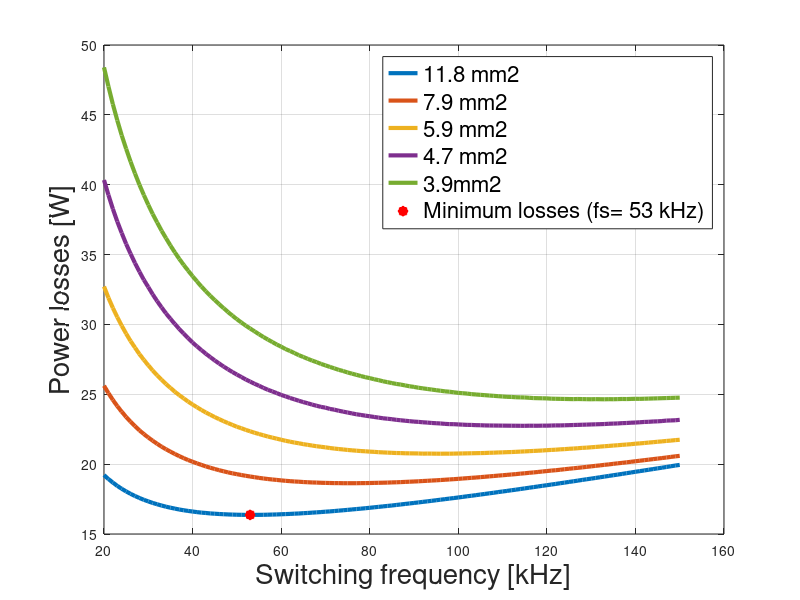

Here is the MATLAB script that generated this plot:
%% Common constans
Vd=230*0.9;
V0=385;

D=1-(Vd/V0); %Duty cycle
I_D_avg_10=10; %average load current
I_D_avg_7=7; %average load current
I_D_avg_6=6; %average load current
I_D_avg_5=5; %average load current
I_D_avg_4=4; %average load current
I_D_avg_3=3; %average load current
I_D_avg_2=2; %average load current

total_mos_diode_losses_10=zeros(131,1);
total_s_loss_mos_di_10=zeros(131,1);

total_mos_diode_losses_7=zeros(131,1);
total_s_loss_mos_di_7=zeros(131,1);

total_mos_diode_losses_6=zeros(131,1);
total_s_loss_mos_di_6=zeros(131,1);

total_mos_diode_losses_5=zeros(131,1);
total_s_loss_mos_di_5=zeros(131,1);

total_mos_diode_losses_4=zeros(131,1);
total_s_loss_mos_di_4=zeros(131,1);

total_mos_diode_losses_3=zeros(131,1);
total_s_loss_mos_di_3=zeros(131,1);

total_mos_diode_losses_2=zeros(131,1);
total_s_loss_mos_di_2=zeros(131,1);

counter=1;

 %For 10A 
 E_sl_mosfet_sic_10=62.742+61.219;
 E_sl_diode_sic_10=-6.531+7.4021;
 
 %For 7A 
 E_sl_mosfet_sic_7=33.668+43.59;
 E_sl_diode_sic_7=-7.3708+7.7226;
 
 %For 6A 
 E_sl_mosfet_sic_6=25.42+36.48;
 E_sl_diode_sic_6=-7.3893+7.7711;
 
 %For 5A 
 E_sl_mosfet_sic_5=19.203+31.37;
 E_sl_diode_sic_5=-7.4823+7.8823;
 
 %For 4A 
 E_sl_mosfet_sic_4=14.94+27.418;
 E_sl_diode_sic_4=-7.6926+7.8167;
 
 %For 3A 
 E_sl_mosfet_sic_3=12.345+22.843;
 E_sl_diode_sic_3=-7.7165+8.0197;
 
 %For 2A 
 E_sl_mosfet_sic_2=11.48+19.36;
 E_sl_diode_sic_2=-7.88+7.9;


 frequencies=20000:1000:150000;
 
for fs=20000:1000:150000
    disp('----------------------------------------------------------')
    disp(fs)
    %switching losses P_sl_mos_diode (I= 10 Ampere)

    P_sl_mosfet_sic_10=E_sl_mosfet_sic_10*10^(-6)*fs;
    P_sl_diode_sic_10=E_sl_diode_sic_10*10^(-6)*fs; 
    
    P_sl_mosfet_sic_7=E_sl_mosfet_sic_7*10^(-6)*fs;
    P_sl_diode_sic_7=E_sl_diode_sic_7*10^(-6)*fs;
    
    P_sl_mosfet_sic_6=E_sl_mosfet_sic_6*10^(-6)*fs;
    P_sl_diode_sic_6=E_sl_diode_sic_6*10^(-6)*fs;
    
    P_sl_mosfet_sic_5=E_sl_mosfet_sic_5*10^(-6)*fs;
    P_sl_diode_sic_5=E_sl_diode_sic_5*10^(-6)*fs;
    
    P_sl_mosfet_sic_4=E_sl_mosfet_sic_4*10^(-6)*fs;
    P_sl_diode_sic_4=E_sl_diode_sic_4*10^(-6)*fs;
    
    P_sl_mosfet_sic_3=E_sl_mosfet_sic_3*10^(-6)*fs;
    P_sl_diode_sic_3=E_sl_diode_sic_3*10^(-6)*fs;
    
    P_sl_mosfet_sic_2=E_sl_mosfet_sic_2*10^(-6)*fs;
    P_sl_diode_sic_2=E_sl_diode_sic_2*10^(-6)*fs;
    

    %%Mosfet Sic
    r_mosfet_sic=0.0875673907; %Sic 
    
    %10A
    I_L_avg_10=(I_D_avg_10*0.81)/(1-D);
    I_L_rms_10=I_L_avg_10/0.9;
    I_mos_rms_10=I_L_rms_10*sqrt(1-(1-D)*(1/0.81));
    P_on_mos_sic_10=I_mos_rms_10^2*r_mosfet_sic;
    
    %7A
    I_L_avg_7=(I_D_avg_7*0.81)/(1-D);
    I_L_rms_7=I_L_avg_7/0.9;
    I_mos_rms_7=I_L_rms_7*sqrt(1-(1-D)*(1/0.81));
    P_on_mos_sic_7=I_mos_rms_7^2*r_mosfet_sic;
    
    %6A
    I_L_avg_6=(I_D_avg_6*0.81)/(1-D);
    I_L_rms_6=I_L_avg_6/0.9;
    I_mos_rms_6=I_L_rms_6*sqrt(1-(1-D)*(1/0.81));
    P_on_mos_sic_6=I_mos_rms_6^2*r_mosfet_sic;
    
    %5A
    I_L_avg_5=(I_D_avg_5*0.81)/(1-D);
    I_L_rms_5=I_L_avg_5/0.9;
    I_mos_rms_5=I_L_rms_5*sqrt(1-(1-D)*(1/0.81));
    P_on_mos_sic_5=I_mos_rms_5^2*r_mosfet_sic;
    
    %4A
    I_L_avg_4=(I_D_avg_4*0.81)/(1-D);
    I_L_rms_4=I_L_avg_4/0.9;
    I_mos_rms_4=I_L_rms_4*sqrt(1-(1-D)*(1/0.81));
    P_on_mos_sic_4=I_mos_rms_4^2*r_mosfet_sic;
    
    %3A
    I_L_avg_3=(I_D_avg_3*0.81)/(1-D);
    I_L_rms_3=I_L_avg_3/0.9;
    I_mos_rms_3=I_L_rms_3*sqrt(1-(1-D)*(1/0.81));
    P_on_mos_sic_3=I_mos_rms_3^2*r_mosfet_sic;
    
    %2A
    I_L_avg_2=(I_D_avg_2*0.81)/(1-D);
    I_L_rms_2=I_L_avg_2/0.9;
    I_mos_rms_2=I_L_rms_2*sqrt(1-(1-D)*(1/0.81));
    P_on_mos_sic_2=I_mos_rms_2^2*r_mosfet_sic;
    

    %%Diode Sic
    r_on_diode_sic=0.03585; %Si
    V_f_sic=0.8081; %Si
    
    %10A
    I_D_rms_10=I_L_rms_10*sqrt((1-D)*(1/0.81));
    P_on_diode_sic_10=V_f_sic*I_D_avg_10+r_on_diode_sic*I_D_rms_10^2;
   
    %7A
    I_D_rms_7=I_L_rms_7*sqrt((1-D)*(1/0.81));
    P_on_diode_sic_7=V_f_sic*I_D_avg_7+r_on_diode_sic*I_D_rms_7^2;
    
    %4A
    I_D_rms_4=I_L_rms_4*sqrt((1-D)*(1/0.81));
    P_on_diode_sic_4=V_f_sic*I_D_avg_4+r_on_diode_sic*I_D_rms_4^2;
   
    %2A
    I_D_rms_2=I_L_rms_2*sqrt((1-D)*(1/0.81));
    P_on_diode_sic_2=V_f_sic*I_D_avg_2+r_on_diode_sic*I_D_rms_2^2;
    
    %3A
    I_D_rms_3=I_L_rms_3*sqrt((1-D)*(1/0.81));
    P_on_diode_sic_3=V_f_sic*I_D_avg_3+r_on_diode_sic*I_D_rms_3^2;
    
    %5A
    I_D_rms_5=I_L_rms_5*sqrt((1-D)*(1/0.81));
    P_on_diode_sic_5=V_f_sic*I_D_avg_5+r_on_diode_sic*I_D_rms_5^2;
    
    %6A
    I_D_rms_6=I_L_rms_6*sqrt((1-D)*(1/0.81));
    P_on_diode_sic_6=V_f_sic*I_D_avg_6+r_on_diode_sic*I_D_rms_6^2;

    p_tot_mosfet_10=P_sl_mosfet_sic_10+P_on_mos_sic_10;
    p_tot_mosfet_7=P_sl_mosfet_sic_7+P_on_mos_sic_7;
    p_tot_mosfet_4=P_sl_mosfet_sic_4+P_on_mos_sic_4;
    p_tot_mosfet_2=P_sl_mosfet_sic_2+P_on_mos_sic_2;
    p_tot_mosfet_3=P_sl_mosfet_sic_3+P_on_mos_sic_3;
    p_tot_mosfet_5=P_sl_mosfet_sic_5+P_on_mos_sic_5;
    p_tot_mosfet_6=P_sl_mosfet_sic_6+P_on_mos_sic_6;

    p_tot_diode_10=P_sl_diode_sic_10+P_on_diode_sic_10;
    p_tot_diode_7=P_sl_diode_sic_7+P_on_diode_sic_7;
    p_tot_diode_4=P_sl_diode_sic_4+P_on_diode_sic_4;
    p_tot_diode_2=P_sl_diode_sic_2+P_on_diode_sic_2;
    p_tot_diode_3=P_sl_diode_sic_3+P_on_diode_sic_3;
    p_tot_diode_5=P_sl_diode_sic_5+P_on_diode_sic_5;
    p_tot_diode_6=P_sl_diode_sic_6+P_on_diode_sic_6;


    p_tot_sic_sic_10=p_tot_mosfet_10+p_tot_diode_10;
    p_tot_sic_sic_7=p_tot_mosfet_7+p_tot_diode_7;
    p_tot_sic_sic_4=p_tot_mosfet_4+p_tot_diode_4;
    p_tot_sic_sic_2=p_tot_mosfet_2+p_tot_diode_2;
    p_tot_sic_sic_3=p_tot_mosfet_3+p_tot_diode_3;
    p_tot_sic_sic_5=p_tot_mosfet_5+p_tot_diode_5;
    p_tot_sic_sic_6=p_tot_mosfet_6+p_tot_diode_6;
  
    
    total_s_loss_mos_di_10(counter)=P_sl_diode_sic_10+P_sl_mosfet_sic_10;
    total_mos_diode_losses_10(counter)=p_tot_sic_sic_10; 
    
    total_s_loss_mos_di_7(counter)=P_sl_diode_sic_7+P_sl_mosfet_sic_7;
    total_mos_diode_losses_7(counter)=p_tot_sic_sic_7; 
    
    total_s_loss_mos_di_4(counter)=P_sl_diode_sic_4+P_sl_mosfet_sic_4;
    total_mos_diode_losses_4(counter)=p_tot_sic_sic_4; 
    
    total_s_loss_mos_di_2(counter)=P_sl_diode_sic_2+P_sl_mosfet_sic_2;
    total_mos_diode_losses_2(counter)=p_tot_sic_sic_2; 
    
    total_s_loss_mos_di_3(counter)=P_sl_diode_sic_3+P_sl_mosfet_sic_3;
    total_mos_diode_losses_3(counter)=p_tot_sic_sic_3; 
    
    total_s_loss_mos_di_5(counter)=P_sl_diode_sic_5+P_sl_mosfet_sic_5;
    total_mos_diode_losses_5(counter)=p_tot_sic_sic_5; 
    
    total_s_loss_mos_di_6(counter)=P_sl_diode_sic_6+P_sl_mosfet_sic_6;
    total_mos_diode_losses_6(counter)=p_tot_sic_sic_6; 
    
    
    counter=counter+1; 
end



%Inductor losses

%10A
inductor_losses_10=[43.641688939495296, 42.08039249033523, 40.65424241874269, 39.30832973424822, 38.08577314041921, 36.934546779393344, 35.87401978342787, 34.877999017810424, 33.94380870954809, 33.06892923884667, 32.25099212326097, 31.467194997058833, 30.73666643456943, 30.037449428063518, 29.36853877182487, 28.748341711445317, 28.156019509376073, 27.571865762321526, 27.033007395564596, 26.519554914446616, 26.030759848396293, 25.54798781127517, 25.088898242559353, 24.670314979164704, 24.239091015003236, 23.847115917170704, 23.4593728939865, 23.092588499049214, 22.72963118547784, 22.386889178061228, 22.047594737610332, 21.727816842123342, 21.411131467218667, 21.113306970843524, 20.83388842864583, 20.54142685758825, 20.267062300850714, 20.010371079826015, 19.755844699852858, 19.503473753597813, 19.268104757376825, 19.03462600406236, 18.80302966237239, 18.587814538278263, 18.359841572171664, 18.162292650636022, 17.95197300780266, 17.757346853377772, 17.56412292608318, 17.372295996872328, 17.195639406242613, 17.00649042271444, 16.832308582686228, 16.67281140068595, 16.50090205208094, 16.34349258749729, 16.187079458702186, 16.031659378019555, 15.877229066532214, 15.723785253786598, 15.584236223018731, 15.445508173632389, 15.307598575924471, 15.170504907187402, 15.034224651488236, 14.898755299455953, 14.776560512080332, 14.655029308161545, 14.534159789997362, 14.413950065330125, 14.294398247186972, 14.175502453725443, 14.069330579155434, 13.95167459897989, 13.84661280411544, 13.74207404180789, 13.638056934518428, 13.534560108740274, 13.431582194889899, 13.32912182720169, 13.227177643625868, 13.137285713975812, 13.04779712866585, 12.94727676094029, 12.858643423736234, 12.77041041625423, 12.68257677688478, 12.595141546886449, 12.508103770315564, 12.432589512550841, 12.3462929863859, 12.260391173245303, 12.18586468123508, 12.10069898004174, 12.02681255085523, 11.953223193707991, 11.879930264320203, 11.806933120479831, 11.734231121996707, 11.661823630657748, 11.589710010183364, 11.517889626184965, 11.44636184612356, 11.385629386749688, 11.314641953769117, 11.254369250312616, 11.183919977380986, 11.124105135606458, 11.064500388722507, 11.005105330769336, 10.93568334879812, 10.876742531835914, 10.818010134030642, 10.759485754933236, 10.70116899539552, 10.643059457544759, 10.585156744758834, 10.527460461641931, 10.47991950400461, 10.422599304388031, 10.375368856275896, 10.318423401950092, 10.261682537725251, 10.214930290348432, 10.158562125615484, 10.112117522136895, 10.056120739735471, 10.009982665804875, 9.96398299248165, 9.918121486622011, 9.862828548670688];


%7A
inductor_losses_7=[25.95199442959612, 25.02938678440183, 24.180612114567683, 23.401841672410775, 22.672992713714578, 21.991794467359266, 21.356115178465185, 20.779573116070935, 20.213452363540423, 19.88435660762872, 19.24539263333032, 18.7804144898688, 18.322943014833495, 17.929520443421982, 17.597644957058325, 17.214646533374882, 16.81004333863884, 16.46528606662359, 16.191362931566736, 15.828976754422095, 15.53633615135267, 15.285508678227485, 15.024765352799285, 14.729624988299369, 14.524452476284743, 14.260202377647076, 14.059382441542528, 13.836548503080644, 13.604247870302258, 13.409586427011115, 13.20519056621868, 13.025791349997478, 12.848005771888172, 12.638054584719717, 12.497244608759397, 12.302140782529921, 12.141887286680678, 12.081025668846465, 11.8470583302329, 11.71212200861962, 11.588822071688622, 11.413700047057876, 11.313381546845877, 11.151366698851215, 11.021697338263543, 10.923657375122259, 10.785593940598297, 10.668796144223839, 10.572829054771692, 10.437692372002159, 10.352959926457487, 10.258865976221578, 10.126373476127688, 10.02396692385438, 9.960685344608597, 9.830727045437262, 9.739767561126813, 9.67766565939156, 9.559500166400106, 9.488824582582568, 9.409214912913848, 9.330041852247842, 9.251304046969807, 9.145663415594672, 9.067943147962305, 8.990653743749643, 8.913793886233664, 8.855179524361837, 8.787942941670606, 8.721038772819867, 8.663252332912812, 8.570756338044141, 8.496249245467071, 8.448077545963853, 8.451882784602894, 8.33511138618221, 8.244903790073561, 8.189183001161473, 8.133706269811677, 8.078472964160282, 8.031848965903327, 7.960410240887813, 7.914227355404376, 7.851711046118623, 7.838849291688327, 7.760333414240569, 7.690462737503597, 7.653405863313852, 7.624555666227708, 7.539392653883962, 7.502805467594433, 7.450373443906102, 7.3981771789553985, 7.401668970844197, 7.318113367483729, 7.266513422872661, 7.230781294256096, 7.17957673298776, 7.183001720608825, 7.186435426992722, 7.065828031488924, 7.030730167266631, 6.988086950029684, 6.937987627288612, 6.941337538661554, 6.944695564545532, 6.826700903961772, 6.814938795000207, 6.765633127565679, 6.768930946973922, 6.772236444719831, 6.67096743274067, 6.629725656005476, 6.588646049235154, 6.547728274656068, 6.521610848116531, 6.480957206480776, 6.440464494295654, 6.421868661450938, 6.3816094029600805, 6.348708317970181, 6.337470319492317, 6.297545216907877, 6.272061210462034, 6.225281987311011, 6.199981902280932, 6.174746379051087, 6.149575297008963, 6.110400084644411, 6.085393563719709, 6.0534609532435];

%4A
inductor_losses_4=[11.74321428345213, 11.300585074723415, 10.93026458997509, 10.588009539943513, 10.252864384938219, 9.972788682943103, 9.678886826593395, 9.418492475235649, 9.180941354695356, 8.947335983670536, 8.73528168457027, 8.543916902796223, 8.346728004692954, 8.160962019220648, 7.994554909608231, 7.838587617338881, 7.676482738604241, 7.532587116195731, 7.390443805975009, 7.257867284740329, 7.126830941120869, 7.0126304406310656, 6.899610727243551, 6.787764477186127, 6.6770845186685674, 6.5896190560475585, 6.466463906466641, 6.373561780559614, 6.295798828480438, 6.190309405369771, 6.113972719774251, 6.024320262981981, 5.949284396414328, 5.888533465257182, 5.794196947309328, 5.727709031862667, 5.655018300099214, 5.589534652466965, 5.524525277137465, 5.459987977663152, 5.402408688587855, 5.34520625650791, 5.281976602453838, 5.244660173790194, 5.175843471639354, 5.1201320390537965, 5.077269413929981, 5.022209610704211, 4.986020706695743, 4.931565360910715, 4.877473603815929, 4.8358538816695065, 4.794447918013227, 4.747260851276, 4.706311518102199, 4.6715042333159245, 4.630945072379586, 4.608229175838727, 4.550455273908063, 4.516333214884319, 4.488149764005626, 4.454300711699679, 4.409133360542412, 4.375634041092071, 4.342282510608186, 4.314730763559061, 4.28164721119901, 4.248710050675205, 4.221497903995739, 4.194384065946697, 4.161831381449542, 4.134934225248368, 4.108134339448765, 4.081431405281871, 4.0602775900117285, 4.028315167195269, 4.001901275325355, 3.9755831586506303, 3.960102228295628, 3.9285806085672017, 3.907858585978208, 3.8818790482876593, 3.861288317343676, 3.851325750441759, 3.815016425337193, 3.7946130561593794, 3.7742664048558145, 3.753976296966707, 3.738940348958112, 3.7135650444392807, 3.6934435812833275, 3.6785276188317737, 3.6533682283304407, 3.633414054188546, 3.6339499021232164, 3.5987574243312923, 3.5840274154410823, 3.564262348098709, 3.5495991102628377, 3.5299279000392527, 3.535456886982522, 3.4957532261188096, 3.4812222492218385, 3.4667184571694913, 3.452241757037739, 3.4328337063532293, 3.418422214189953, 3.40403756132019, 3.389679668995697, 3.3753484617961527, 3.365945729504115, 3.3565516761027254, 3.3325142452611214, 3.3182890885949483, 3.308946862425071, 3.294763024341893, 3.2806054252866756, 3.266474014057409, 3.2571846872669634, 3.2430941472479873, 3.229029651589118, 3.2197777463312924, 3.205753837428529, 3.1965244111596895, 3.182540918755347, 3.1733337786600435, 3.1593905509541607, 3.150205521497915, 3.1363024244811077, 3.1271393467977227, 3.122696155156148];

%2A
inductor_losses_2=[4.684193004526896, 4.535222627587588, 4.4005407794217675, 4.279475848761519, 4.165921707671524, 4.054171303037673, 3.9548552709631517, 3.8674753973426976, 3.7812078823447894, 3.711420022924245, 3.6220731290082133, 3.553927088704224, 3.486479096980552, 3.4344206187561626, 3.363335388210838, 3.3074263127746995, 3.251991161852878, 3.201736874309453, 3.1565361451130367, 3.1116339269492777, 3.0670275925140684, 3.0272831882157147, 2.98776129667309, 2.9529684386338646, 2.913853973488899, 2.8794053572276104, 2.849537696702714, 2.819773706374312, 2.7901122511984475, 2.756198188498524, 2.73109327233852, 2.7017343172567725, 2.6853509456968134, 2.6561190049737586, 2.639758866487499, 2.606413799819067, 2.598544348160739, 2.5737491046634036, 2.549007833732027, 2.5243205568309284, 2.5038442962848717, 2.487532369262048, 2.4712119890767434, 2.450759325950366, 2.438544787276264, 2.4221975890054246, 2.4058411789542564, 2.397644661409191, 2.37717113489017, 2.3607752404340223, 2.3484215412801746, 2.3360393980606293, 2.323628712895569, 2.3111894301766336, 2.2987215350509578, 2.2942656954415295, 2.289768535592343, 2.265148636404649, 2.2565574018656203, 2.247926207595934, 2.235263409903604, 2.2305435568535246, 2.217807893671785, 2.209019980697245, 2.2001919639433276, 2.1952960616391177, 2.2062960934490223, 2.177431489821239, 2.172403486833248, 2.1713010840160414, 2.1503354629122784, 2.1491302786339044, 2.1360195182960053, 2.130770861789473, 2.1254782034342212, 2.1240920773827514, 2.1226663798536345, 2.1172409643480172, 2.0999222502747266, 2.094409776156368, 2.088853375168373, 2.0832530957066044, 2.0776089993334095, 2.071921160436907, 2.070130268144008, 2.064354221009676, 2.0585346398394155, 2.0526716466696633, 2.0507065137414964, 2.0526505678966256, 2.038761950199564, 2.0366671647353343, 2.03058611372063, 2.0284061845465287, 2.026185398371797, 2.0199733165567046, 2.01766749466381, 2.015320799437055, 2.012933218279971, 2.0065470604256115, 2.0040747627185125, 2.001561653069502, 1.999007747155357, 1.9964130672508043, 1.993777642090017, 1.991101506731557, 1.9883847024266488, 1.9856272764906686, 1.9828292821777436, 1.9799907785583444, 1.9850894072019805, 1.9741925080495497, 1.9792189663039714, 1.9722254072944256, 1.9771921912552297, 1.9661092284206845, 1.9669944455619515, 1.9758861482589611, 1.9606418613684375, 1.957405854486006, 1.9581455246690964, 1.954831763857013, 1.9514785141717121, 1.9521108737290793, 1.9527120151404582, 1.9492434041500926, 1.9457356913838841, 1.9462296355773503, 1.9426451066988066, 1.943069906726274, 1.9475235490747693];

%3A
inductor_losses_3=[7.899512783659338, 7.628916537513341, 7.3881105558402655, 7.160023824497824, 6.9441277441010545, 6.7473815870439555, 6.568911610683392, 6.407923888148137, 6.2423723073797746, 6.093545934654452, 5.967672685995968, 5.816256991649174, 5.69404674136907, 5.580075417740288, 5.467544438110544, 5.362890790990014, 5.259493259014753, 5.16363957454161, 5.081337800685163, 4.987506817368103, 4.906945025518669, 4.827182441291026, 4.754196375326189, 4.681881696754753, 4.610234102194344, 4.545069018679731, 4.480456544503953, 4.422116549537312, 4.358549029875765, 4.32371049810811, 4.249786814844416, 4.198778431889952, 4.148124859986812, 4.0978241521671155, 4.0533054127702, 4.003664934119344, 3.9597279024486265, 3.9267178875568405, 3.877956235376171, 3.840053813877759, 3.797123383534279, 3.76485449565183, 3.732730341259125, 3.6904558960508003, 3.6586692096009066, 3.621935392651921, 3.590457707985758, 3.5591208317407395, 3.527924115228262, 3.5018553458583295, 3.47091193144766, 3.4450496455864026, 3.4143574015949762, 3.3886996013497224, 3.363133121248019, 3.3376575477981563, 3.3122724949618423, 3.2917972176880386, 3.2665716146040094, 3.251006681754557, 3.221151315639043, 3.2009196219701663, 3.18074015588185, 3.160612653763639, 3.140536870948444, 3.120512581124628, 3.100539575769388, 3.0806176636023777, 3.06074667005855, 3.0455502470931215, 3.0257645836542544, 3.010625763890626, 3.0000994434872426, 2.9758429868560707, 2.9607836936830663, 2.9502973978916893, 2.9352712875348095, 2.920267312127499, 2.9098060341327825, 2.890325341095302, 2.8708943680765246, 2.860470741147726, 2.8455760180537766, 2.830702932754657, 2.815851437050969, 2.805460510932179, 2.790640311989597, 2.78026171319513, 2.7698855993910407, 2.7551060624873034, 2.7447418538700665, 2.7343799113445635, 2.7284043185790763, 2.7092903856396098, 2.6989421664875373, 2.6885960078534685, 2.678251867161119, 2.667909707796454, 2.6575694989740386, 2.651559113195826, 2.641215254860422, 2.6308732587468246, 2.6205331159055665, 2.6101948226039586, 2.604153299575512, 2.593811085269123, 2.5877550706439902, 2.5774088591695605, 2.567064490868134, 2.5609879330392604, 2.550639549935916, 2.544548162968911, 2.538447780982584, 2.5280894697114986, 2.5219741074579307, 2.5158496504662047, 2.5054814480872825, 2.499341924829269, 2.4931932379150696, 2.4870353620322385, 2.4766515025536786, 2.470478521299895, 2.4642963203931085, 2.458104886569067, 2.4519042093978047, 2.449894098772597, 2.4394750971599573, 2.433246654950804, 2.4270089550124845, 2.4207620003419166, 2.4145057964796397];

%5A
inductor_losses_5=[16.025010823605168, 15.463264742228462, 14.93979482015083, 14.4527272047085, 14.012341439635248, 13.604501392670764, 13.216150411372702, 12.85791376131277, 12.517307561219436, 12.204663688861968, 11.908014789891228, 11.626790914726929, 11.360450069865516, 11.108477428797057, 10.870384578225126, 10.645708798793276, 10.424100398950532, 10.225094065798396, 10.028592613683928, 9.844120933918138, 9.6618825866926, 9.49118021262107, 9.331674226009556, 9.173927643464397, 9.026947763538663, 8.88151061102514, 8.746442058690901, 8.612716668021285, 8.480327021874086, 8.357843802376408, 8.245017000145516, 8.124754102352815, 8.01398092153735, 7.912469118948772, 7.803580903194136, 7.703802982185765, 7.604851902584785, 7.51473238397786, 7.42530347452186, 7.336562085167941, 7.248505168363074, 7.168899476545873, 7.082141911179302, 7.0037144476875035, 6.933450241411946, 6.856082004406007, 6.786769335408586, 6.7104519103975875, 6.649487864007461, 6.581515576966738, 6.513986640309003, 6.4541648475639715, 6.387469591008132, 6.3355683512082885, 6.269652983583799, 6.211263656084683, 6.16027242239902, 6.102528551376061, 6.052101882758512, 5.994999113154989, 5.9451330792897386, 5.895527763258166, 5.846182306344948, 5.803889334063659, 5.755024967795031, 5.70641803848622, 5.664758396379299, 5.623288072436181, 5.575377014443411, 5.534314079964183, 5.493438664893404, 5.452750207122796, 5.418755866227619, 5.378409369855162, 5.338248251525129, 5.3046941312353075, 5.264872041392088, 5.231600884139235, 5.1921159784759014, 5.1591261427904405, 5.1262639581638, 5.093529071324518, 5.0609211352823955, 5.0284398091677485, 4.996084758075445, 4.9638556529135585, 4.937896379064875, 4.90589360930396, 4.874015864965564, 4.848338450033593, 4.822741523309768, 4.791188089583153, 4.765770873410039, 4.740433480128935, 4.709202085763984, 4.68404304770729, 4.658963205291902, 4.633962363679339, 4.609040331803477, 4.584196922287035, 4.559431951360213, 4.534745238781416, 4.515956138149512, 4.491406236600184, 4.466934090975355, 4.442539534291961, 4.423970306263878, 4.399711325636298, 4.381244134756281, 4.357120163369638, 4.338754502919454, 4.314764996337182, 4.296500380729872, 4.278279072165937, 4.260100965177089, 4.236359834882823, 4.218281879969182, 4.200246816502031, 4.182254547935279, 4.164304979825893, 4.146398019794659, 4.12853357748778, 4.110711564539348, 4.09293189453459, 4.075194482973932, 4.057499247237803, 4.039846106552199, 4.027672883403003, 4.010089722112548, 3.992548430525213, 3.980449815819485];

%6A
inductor_losses_6=[20.791349877812014, 20.04353296686118, 19.373355845658395, 18.747370904501814, 18.163500424018135, 17.619797656328807, 17.114442036154536, 16.645734647023836, 16.212093939064026, 15.799019785487584, 15.405777566281431, 15.04427583781409, 14.688425883802491, 14.362635604191427, 14.05371019903141, 13.761093985967058, 13.47252694738108, 13.211123296511488, 12.953086173891224, 12.709676842943228, 12.48045001738676, 12.253962427688542, 12.041087105349847, 11.841430633302998, 11.64396366924309, 11.448673417502368, 11.276403650754908, 11.095517355732982, 10.926764117895194, 10.769825379399661, 10.614372066976642, 10.460396581027375, 10.317733415949874, 10.176350129872052, 10.036240501872715, 9.906982670248643, 9.77881786757655, 9.65174105847201, 9.535095380129528, 9.419373548751937, 9.304571539421227, 9.199818204211514, 9.086770645191288, 8.983623919155747, 8.890173893521814, 8.788487204339347, 8.696364338543598, 8.604871001411267, 8.514004775885622, 8.423763266493665, 8.342715380776259, 8.253656766089218, 8.173674432257648, 8.094195290394394, 8.015217550639525, 7.945044363058277, 7.86701130741562, 7.797679735105521, 7.728743400398951, 7.660200994431924, 7.592051221024388, 7.5242927962645565, 7.456924448109005, 7.397876877663926, 7.339130366142916, 7.2728327843525715, 7.214725867547615, 7.156917172600395, 7.099405802813405, 7.0498816495995955, 6.992922394802425, 6.936257916948998, 6.887464320650655, 6.838890084565787, 6.7830257095409, 6.734922297838438, 6.687036354887768, 6.639367285314925, 6.591914499974584, 6.544677415783, 6.504961664155096, 6.458120705621383, 6.411493798661803, 6.372291575850179, 6.333240987856549, 6.287186277144719, 6.248465646652656, 6.209895459204097, 6.171475341373254, 6.1332049239659465, 6.095083841918436, 6.057111734199088, 6.019288243712756, 5.981613017207777, 5.950992078281292, 5.913584888871994, 5.876324969563997, 5.84604146851497, 5.809047752228932, 5.778980530763388, 5.7490100937784465, 5.712399900830538, 5.68264426667933, 5.652984736394792, 5.6234210977176495, 5.593953140990345, 5.564580659103015, 5.535303447440786, 5.506121303832341, 5.477034028499729, 5.4480414240093635, 5.4191432952241625, 5.396836442671292, 5.368105092907794, 5.339467673278666, 5.317361480243786, 5.288889840084823, 5.266911251603315, 5.238604759693757, 5.2167532317905785, 5.188611271963753, 5.166886274897447, 5.145216233614483, 5.117309263208136, 5.09576500027546, 5.074275347863903, 5.052840198645585, 5.03145944675013, 5.003927208526079, 4.982671065790308, 4.961468997483369];
%---------------------------------------------------------------------------------------%
total_inductor_losses_Jrms2=[66.75789836097397, 64.75368933700379, 62.93542270508557, 61.22061191767614, 59.67842443968341, 58.22977428637061, 56.90691679884769, 55.6702179117663, 54.51685215469364, 53.44419805621341, 52.44983195633406, 51.49784185622926, 50.62047410584931, 49.78271192429821, 48.98359831300887, 48.2547440806856, 47.56227780393582, 46.873385506151045, 46.25165395660117, 45.66413282245215, 45.11019096186192, 44.55798665890908, 44.03856551398603, 43.582301476503176, 43.095943231005066, 42.67178113914498, 42.247982825440396, 41.854897677360896, 41.461897692962225, 41.099100578706945, 40.73614053446144, 40.402927013520625, 40.06933118334766, 39.76507793246082, 39.48990477089841, 39.184412508335015, 38.90783441199609, 38.6599439731384, 38.41117262997907, 38.16151925663688, 37.94023668520987, 37.7179570453476, 37.49468026126931, 37.29951757541749, 37.07419688197043, 36.905929100718765, 36.707505128883966, 36.53695707265535, 36.365255854032796, 36.19240270112648, 36.04728384192621, 35.87210182218363, 35.72460941907633, 35.60475379767716, 35.454857385485866, 35.3325758360261, 35.2090798819061, 35.08437068468633, 34.95845005339447, 34.83132042269696, 34.731760108092246, 34.63098938444913, 34.52900934195902, 34.42582158792728, 34.321428230448994, 34.21583186268202, 34.13783574505294, 34.0586554029223, 33.97829186982216, 33.89674658175369, 33.814021365373776, 33.730118426585406, 33.67392846644714, 33.58768681098038, 33.52919635754624, 33.46956986141013, 33.40880851112517, 33.34691379329501, 33.28388748453455, 33.21973164368295, 33.1544486042574, 33.117125091727175, 33.07873170043126, 33.01011673152037, 32.969552690113446, 32.92792202808692, 32.88522601485721, 32.8414661318515, 32.7966440673093, 32.7800995073785, 32.7331870461896, 32.68521784371453, 32.665631697957515, 32.61558228430826, 32.59398895737476, 32.57141507026685, 32.54786146773257, 32.52332914737431, 32.49781925625168, 32.47133308757297, 32.443872077472044, 32.41543780186758, 32.38603197340177, 32.38553238895964, 32.35422462808555, 32.3519152248328, 32.318711037929624, 32.31459508406039, 32.309603048147466, 32.303735444969746, 32.26678997194736, 32.259123734531464, 32.250584725386176, 32.24117386664901, 32.23089217662016, 32.219740767882676, 32.20772084546555, 32.194833705047984, 32.21166142038305, 32.19708839844902, 32.212340077478125, 32.19608484589768, 32.17896885769328, 32.191828995924624, 32.17303812440972, 32.18432801923462, 32.16386749225386, 32.17359026450467, 32.182560150184415, 32.19077757926843, 32.167033118369936];

total_inductor_losses_Jrms3=[105.12184462184109, 101.63966599104636, 98.4277754336386, 95.47321600508128, 92.7640442705066, 90.22740701869108, 87.85627430884911, 85.64406568592119, 83.58463478342085, 81.67225513635213, 79.90160713069227, 78.21115964406863, 76.5984572430014, 75.0611573040602, 73.6515564636943, 72.3117593285283, 71.03982941323432, 69.78113181531596, 68.64004270030404, 67.50981245463299, 66.49287008425375, 65.48467470384155, 64.53553063043157, 63.59411635415205, 62.7099016028288, 61.881613329984155, 61.05928091046175, 60.29126739579621, 59.52840057247455, 58.81836549894163, 58.16014635908644, 57.505672051262714, 56.854918995979034, 56.25439520390583, 55.65697076682471, 55.0626274837686, 54.5170717404221, 53.9740357644784, 53.47874977485709, 52.98547744285757, 52.494206652782474, 52.004926439440204, 51.56198769382712, 51.1205904937535, 50.724707115511194, 50.28616478476877, 49.892740191730375, 49.50044530429467, 49.152541907648825, 48.762309146119335, 48.416123814836055, 48.070712486837316, 47.72607044902193, 47.424688837191475, 47.081417824036905, 46.78111361744918, 46.4812772351908, 46.1819054325122, 45.924834041851305, 45.62625087500443, 45.36972306228084, 45.11340917795282, 44.85730678702171, 44.60141383753046, 44.34572864843916, 44.13132776787967, 43.8759438774287, 43.661646004136486, 43.44735449340238, 43.2330678566426, 43.01878489267835, 42.80450467935641, 42.63069874510206, 42.4163338483393, 42.242290375137586, 42.02783824155737, 41.85355368575308, 41.679115445534904, 41.50452282105741, 41.32977531837875, 41.15487264399615, 41.01967832973232, 40.844397999344466, 40.708716868748496, 40.533057992452505, 40.3968879413861, 40.26045145198866, 40.12374801727154, 39.986777279608354, 39.84953902713846, 39.71203319027198, 39.57425983829253, 39.43621917605369, 39.297911540765796, 39.19860143745646, 39.059713920304056, 38.95975563699251, 38.82028916147728, 38.71968224693718, 38.618739638853995, 38.51746110669777, 38.41584651949261, 38.2748664111936, 38.172604439281045, 38.10898656677525, 38.00602836725549, 37.90273487840501, 37.79910652365732, 37.69514381215569, 37.629721012620365, 37.525063591751945, 37.458917741042704, 37.35356682059958, 37.286697737158974, 37.180655126506494, 37.113063198972156, 37.04510843502269, 36.93801744860148, 36.8693410285084, 36.80030204554328, 36.730900581852005, 36.66113677829112, 36.591010833345074, 36.52052300206682, 36.449673595041205, 36.37846297737046, 36.30689156768107, 36.23495983715142, 36.20137255248589, 36.12871306766396, 36.055694564983];

total_inductor_losses_Jrms4=[147.74274200027446, 142.5860763871462, 137.9415896784576, 133.6858694033643, 129.705459356947, 125.98827469567581, 122.52299497604496, 119.38869063812896, 116.30652977620917, 113.53629032644123, 110.89425771758053, 108.37617692519824, 105.97798439402152, 103.77775391440733, 101.68768591298293, 99.70440557544086, 97.74577303302249, 95.96752339300235, 94.28688352249354, 92.6248306864737, 91.05667770562157, 89.57986673901716, 88.11804317438576, 86.74429234592681, 85.45636191144939, 84.18027414760921, 82.9871505951865, 81.80442636540249, 80.70201416072415, 79.60866869627901, 78.52433943445385, 77.58553176924576, 76.58568113937676, 75.66084156074385, 74.74268051286961, 73.89745950252242, 73.05789487587737, 72.22395822539043, 71.46058642398228, 70.70191806433851, 69.94793040103733, 69.19860161765763, 68.5172549318445, 67.839738952782, 67.2286716543253, 66.55839242742087, 65.95382280079404, 65.35231338681105, 64.75385082719265, 64.21939013588225, 63.687324976895056, 63.097264399283205, 62.570251905358276, 62.045603845200844, 61.58281118765402, 61.062571570121904, 60.60362286656252, 60.1464571521888, 59.691067181264565, 59.29567423155139, 58.843561270582576, 58.45096240952539, 58.00210194447516, 57.612274040081, 57.2237156457967, 56.836421858062096, 56.45038804774909, 56.12207068319603, 55.73832768896551, 55.41189829509761, 55.08631781136608, 54.7615825970616, 54.38215945281385, 54.11463446715683, 53.79241530561117, 53.471028910197816, 53.15047264145122, 52.88541538536973, 52.56633254168661, 52.30242243443764, 52.039011309330355, 51.77609690471369, 51.51367710601937, 51.25174994201235, 50.99031358115343, 50.72936632806923, 50.46890662012543, 50.26217685108053, 50.002544275523604, 49.796388790468605, 49.53757779526346, 49.331990679782486, 49.0739966295271, 48.868972841529306, 48.66417536622717, 48.45960303021163, 48.255254754256, 48.0511295511974, 47.847226523873545, 47.64354486311353, 47.49185548600878, 47.2885054343739, 47.085374592877315, 46.93394395271733, 46.73114041996125, 46.57985404708295, 46.37737555419079, 46.226230512754505, 46.07511869632259, 45.873069263099254, 45.722095145882726, 45.57115236700929, 45.420240340119605, 45.26935853682928, 45.1185064855961, 44.96768377061331, 44.81689003072814, 44.66612495838456, 44.51538829858984, 44.36467984790393, 44.26414765221377, 44.11341899240618, 43.96271797343462, 43.86200130341959, 43.711278606288104, 43.6104238822225, 43.45967880675757, 43.358684517908, 43.20791670475917, 43.106781662952805, 42.95599108146886];

total_inductor_losses_Jrms5=[193.45595341262327, 186.751492207073, 180.47393304727086, 174.73636562072073, 169.51171586014064, 164.51871892666202, 160.00038922678706, 155.687653516147, 151.6946389708657, 147.8886330343865, 144.4985440354397, 141.0434914982572, 137.87101747777348, 134.85787140006897, 131.99883123950048, 129.39855955941678, 126.83167082564346, 124.4047994874749, 122.11370651325214, 119.84998482117865, 117.71658859401602, 115.70975786521423, 113.82595162323832, 111.961906752087, 110.21638050828145, 108.48832871717899, 106.87460177774501, 105.27623294232058, 103.78829605123201, 102.31376387320904, 100.94606126142409, 99.58996595180702, 98.24541746750901, 97.00352535801119, 95.77154022071139, 94.63917518949313, 93.42612988440473, 92.31121449395792, 91.29238058478398, 90.28056138901171, 89.18918931046835, 88.27783924906959, 87.28687426829553, 86.3875766736283, 85.4939924921282, 84.60609747481408, 83.8070649152593, 82.9299353009763, 82.14059483761127, 81.35582798737501, 80.73817667752446, 79.880712309557, 79.26981320594052, 78.50171912107703, 77.81760228649236, 77.13705393929209, 76.46006101883984, 75.78661081226204, 75.1945320667232, 74.60517895162072, 74.01854156990967, 73.43461030750238, 72.8533758241253, 72.27482904451882, 71.77464618363754, 71.27645369711163, 70.70518590154428, 70.21126579859424, 69.71931507201587, 69.2293272490063, 68.74129605398207, 68.32871347481716, 67.84426630167, 67.43468699743696, 66.953802100671, 66.54720593898126, 66.14196534183544, 65.66623103960887, 65.2639459449655, 64.93433380985611, 64.53447304656245, 64.13594732616711, 63.738752946001576, 63.413241250160496, 63.0184423934125, 62.694858575909294, 62.302442391097635, 61.98077439499459, 61.65995790653436, 61.33999026955027, 61.02086892314637, 60.702591399448096, 60.38515532141557, 60.068558400716725, 59.75279843565824, 59.43787330917203, 59.19142832696603, 58.87796276482004, 58.565326192948234, 58.32060338879154, 58.00941538305311, 57.7657810153576, 57.5226120548805, 57.21348259520591, 56.97139256700665, 56.72976341183115, 56.488593720650286, 56.247882141976326, 56.00762738068681, 55.76782819687658, 55.52848340473728, 55.28959187146322, 55.05115251618291, 54.813164308915205, 54.640366032994706, 54.40312367736891, 54.16632959945855, 53.9943129542048, 53.75825915948718, 53.586724584709984, 53.351407742235764, 53.18035168976022, 53.00948211595144, 52.77518804077124, 52.604792148371914, 52.37122803572905, 52.20130304274463, 52.09470581142998, 51.86200036598356, 51.629734915785875, 51.52342291267824];

total_inductor_losses_Jrms6=[241.8473972112056, 233.35881564720694, 225.42535135265302, 218.19442679331365, 211.45945777169652, 205.364980420463, 199.55167071176197, 194.17039532069538, 189.04403810673966, 184.31926384289645, 179.8261795363677, 175.55664484701546, 171.65173144701134, 167.80419671509398, 164.30276747793414, 160.84950456950378, 157.58479187127008, 154.5026208004281, 151.59730657500373, 148.86348016428605, 146.1619870947601, 143.625112413418, 141.11705552652256, 138.76720423102208, 136.57114363511872, 134.3977533419731, 132.37257233602293, 130.36725314286576, 128.38168569675588, 126.53782364635072, 124.71113954536037, 123.02140801035718, 121.34649115254747, 119.80415455162012, 118.27447126239075, 116.75738026610367, 115.25282146879877, 113.87480055800316, 112.50736146535147, 111.150456270636, 109.91555169285144, 108.57870356200743, 107.47203188405686, 106.26334166525643, 105.06331556393502, 103.97955681201233, 102.90289915681434, 101.83331411192316, 100.87636649484756, 99.82014002261562, 98.87516739063057, 97.9358342228942, 97.00211935637077, 96.07400198894373, 95.25330053928413, 94.33569681993211, 93.5243037502594, 92.71726696463307, 91.91457125183445, 91.11620167270398, 90.42071263319721, 89.63041061232141, 88.94195231004846, 88.15966552504989, 87.47819050138796, 86.79995695854481, 86.12495453586368, 85.54840319150998, 84.87936925881405, 84.21353732366072, 83.64481034167876, 82.9848925765004, 82.42121046091417, 81.85984432984708, 81.30078724028864, 80.74403238961287, 80.18957311171687, 79.6374028732833, 79.17831608250582, 78.63031833274312, 78.0845913220661, 77.63084106765467, 77.1786486343237, 76.63892900028756, 76.19015401410006, 75.74292324142277, 75.29723245167008, 74.85307750647473, 74.41045435743922, 73.96935904395171, 73.52978769106316, 73.09173650742363, 72.74145646574776, 72.30612218003219, 71.95799576002379, 71.61081974029163, 71.17938066168418, 70.7494415632327, 70.40558738197689, 70.06267280292593, 69.72069536202771, 69.2957932925034, 68.95592561588369, 68.61698788617348, 68.27897786912807, 67.94189338446583, 67.6057323047349, 67.3528982117186, 67.0183359760204, 66.6846912059333, 66.35196197300029, 66.10165274074919, 65.77050767505095, 65.44027277385223, 65.1917959677017, 64.86313522042695, 64.61581427400299, 64.36898205690353, 64.04255066058242, 63.79686584780897, 63.55166576253568, 63.227451106125386, 62.98339062571354, 62.73981118347178, 62.49671162296488, 62.254090819111205, 62.0119476776238, 61.77028113446333, 61.52909015530241, 61.28837373500107, 61.048130897093046];

%---------------------------------------------------------------------------------------%
%Total MOSFET, DIODE and INDUCTOR losses
total_losses_inductor_mos_di=total_inductor_losses_Jrms2./6....
    +((total_mos_diode_losses_7+total_mos_diode_losses_4+total_mos_diode_losses_2+...
    total_mos_diode_losses_3+total_mos_diode_losses_5+total_mos_diode_losses_6)./6)';
%---------------------------------------------------------------------------------------%
figure(1)
plot(frequencies/1000,total_losses_inductor_mos_di,'LineWidth',3)
[Min,I]=min(total_losses_inductor_mos_di);
hold on
disp(Min)
disp(frequencies(I))

total_losses_inductor_mos_di=total_inductor_losses_Jrms3./6....
    +((total_mos_diode_losses_7+total_mos_diode_losses_4+total_mos_diode_losses_2+...
    total_mos_diode_losses_3+total_mos_diode_losses_5+total_mos_diode_losses_6)./6)';

%figure(2)
plot(frequencies/1000,total_losses_inductor_mos_di,'LineWidth',3)
disp(Min)
disp(frequencies(I))

total_losses_inductor_mos_di=total_inductor_losses_Jrms4./6....
    +((total_mos_diode_losses_7+total_mos_diode_losses_4+total_mos_diode_losses_2+...
    total_mos_diode_losses_3+total_mos_diode_losses_5+total_mos_diode_losses_6)./6)';

%figure(3)
plot(frequencies/1000,total_losses_inductor_mos_di,'LineWidth',3)
disp(Min)
disp(frequencies(I))

total_losses_inductor_mos_di=total_inductor_losses_Jrms5./6....
    +((total_mos_diode_losses_7+total_mos_diode_losses_4+total_mos_diode_losses_2+...
    total_mos_diode_losses_3+total_mos_diode_losses_5+total_mos_diode_losses_6)./6)';

%figure(4)
plot(frequencies/1000,total_losses_inductor_mos_di,'LineWidth',3)
disp(Min)
disp(frequencies(I))

total_losses_inductor_mos_di=total_inductor_losses_Jrms6./6....
    +((total_mos_diode_losses_7+total_mos_diode_losses_4+total_mos_diode_losses_2+...
    total_mos_diode_losses_3+total_mos_diode_losses_5+total_mos_diode_losses_6)./6)';

%figure(5)
plot(frequencies/1000,total_losses_inductor_mos_di,'LineWidth',3)
plot(frequencies(I)/1000, Min,'r*','LineWidth',5)
grid on
xlabel('Switching frequency [kHz]','FontSize',20)
ylabel('Power losses [W]','FontSize',20)
legend({'11.8 mm2','7.9 mm2','5.9 mm2','4.7 mm2','3.9mm2', 'Minimum losses (fs= 53 kHz)'},'FontSize',16)
disp(Min)
disp(frequencies(I))
